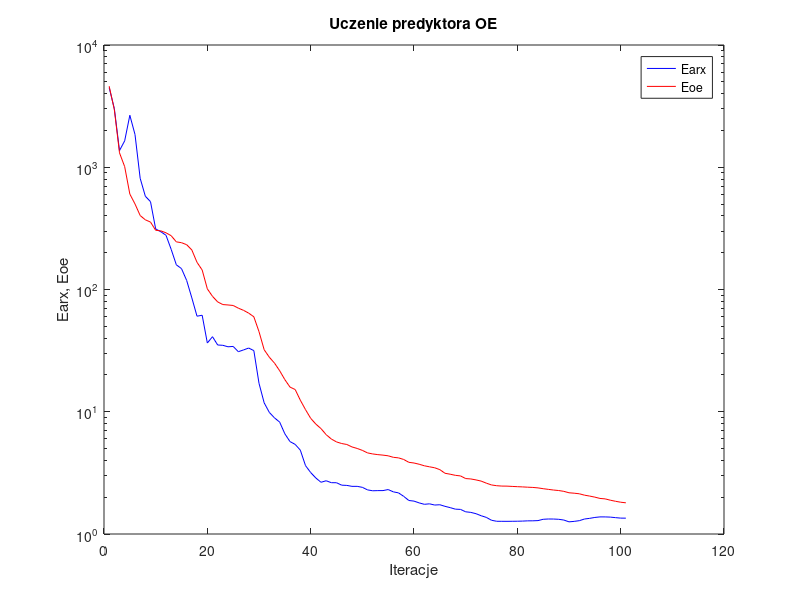
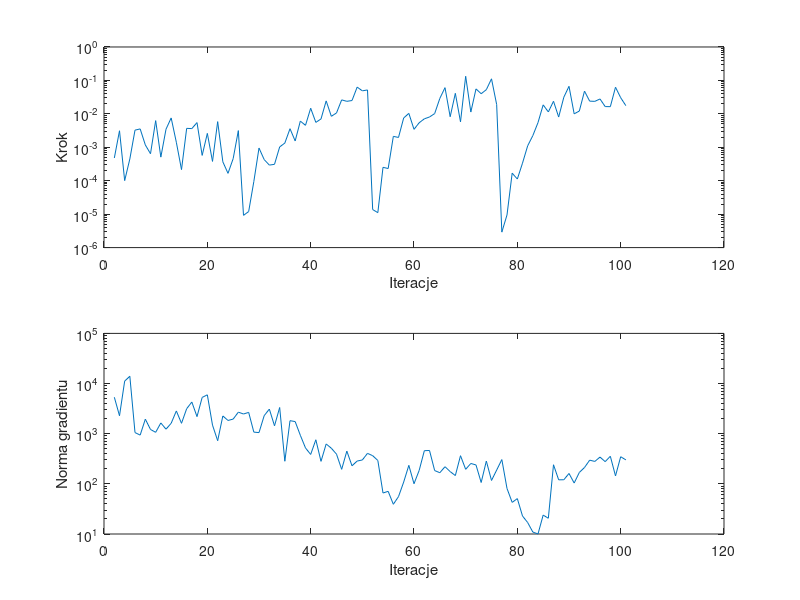

The MATLAB source for these figures, in order:
%uczenie predyktora oe
clear all;
n=0; farx(n+1)=4.481194e+003; foe(n+1)=4.605220e+003; wspucz(n+1)=0.000000e+000; ng(n+1)=0.000000e+000;
%odnowa zmiennej metryki
n=1; farx(n+1)=3.020144e+003; foe(n+1)=2.955353e+003; krok(n+1)=4.792372e-004; ng(n+1)=5.333520e+003;
n=2; farx(n+1)=1.369449e+003; foe(n+1)=1.312052e+003; krok(n+1)=3.122142e-003; ng(n+1)=2.278798e+003;
n=3; farx(n+1)=1.644219e+003; foe(n+1)=1.011490e+003; krok(n+1)=1.007837e-004; ng(n+1)=1.119791e+004;
n=4; farx(n+1)=2.661785e+003; foe(n+1)=6.034751e+002; krok(n+1)=4.477301e-004; ng(n+1)=1.396222e+004;
n=5; farx(n+1)=1.852907e+003; foe(n+1)=5.008834e+002; krok(n+1)=3.256982e-003; ng(n+1)=1.052952e+003;
n=6; farx(n+1)=8.123278e+002; foe(n+1)=4.027404e+002; krok(n+1)=3.544455e-003; ng(n+1)=9.378385e+002;
n=7; farx(n+1)=5.792922e+002; foe(n+1)=3.715678e+002; krok(n+1)=1.174683e-003; ng(n+1)=1.950812e+003;
n=8; farx(n+1)=5.230126e+002; foe(n+1)=3.561527e+002; krok(n+1)=6.421814e-004; ng(n+1)=1.214166e+003;
n=9; farx(n+1)=3.129281e+002; foe(n+1)=3.050864e+002; krok(n+1)=6.273397e-003; ng(n+1)=1.065574e+003;
n=10; farx(n+1)=2.967882e+002; foe(n+1)=3.017660e+002; krok(n+1)=5.080539e-004; ng(n+1)=1.638585e+003;
n=11; farx(n+1)=2.777508e+002; foe(n+1)=2.909742e+002; krok(n+1)=3.470726e-003; ng(n+1)=1.230545e+003;
n=12; farx(n+1)=2.130935e+002; foe(n+1)=2.753986e+002; krok(n+1)=7.558357e-003; ng(n+1)=1.612566e+003;
n=13; farx(n+1)=1.592220e+002; foe(n+1)=2.453134e+002; krok(n+1)=1.413750e-003; ng(n+1)=2.843068e+003;
n=14; farx(n+1)=1.481978e+002; foe(n+1)=2.414957e+002; krok(n+1)=2.151482e-004; ng(n+1)=1.611202e+003;
n=15; farx(n+1)=1.185668e+002; foe(n+1)=2.325576e+002; krok(n+1)=3.683227e-003; ng(n+1)=3.151004e+003;
n=16; farx(n+1)=8.541296e+001; foe(n+1)=2.104793e+002; krok(n+1)=3.625910e-003; ng(n+1)=4.277511e+003;
n=17; farx(n+1)=6.048726e+001; foe(n+1)=1.668435e+002; krok(n+1)=5.478088e-003; ng(n+1)=2.190649e+003;
n=18; farx(n+1)=6.157698e+001; foe(n+1)=1.444069e+002; krok(n+1)=5.720452e-004; ng(n+1)=5.288077e+003;
n=19; farx(n+1)=3.649918e+001; foe(n+1)=1.012125e+002; krok(n+1)=2.604174e-003; ng(n+1)=5.957559e+003;
n=20; farx(n+1)=4.111293e+001; foe(n+1)=8.792803e+001; krok(n+1)=3.781330e-004; ng(n+1)=1.484134e+003;
n=21; farx(n+1)=3.516557e+001; foe(n+1)=7.915311e+001; krok(n+1)=5.852382e-003; ng(n+1)=7.247126e+002;
n=22; farx(n+1)=3.495740e+001; foe(n+1)=7.529499e+001; krok(n+1)=3.678122e-004; ng(n+1)=2.259551e+003;
n=23; farx(n+1)=3.399600e+001; foe(n+1)=7.473774e+001; krok(n+1)=1.661929e-004; ng(n+1)=1.836359e+003;
n=24; farx(n+1)=3.422373e+001; foe(n+1)=7.401800e+001; krok(n+1)=4.576195e-004; ng(n+1)=1.955944e+003;
n=25; farx(n+1)=3.099127e+001; foe(n+1)=7.037872e+001; krok(n+1)=3.157424e-003; ng(n+1)=2.687824e+003;
%odnowa zmiennej metryki
n=26; farx(n+1)=3.203808e+001; foe(n+1)=6.755877e+001; krok(n+1)=9.217968e-006; ng(n+1)=2.471079e+003;
n=27; farx(n+1)=3.320267e+001; foe(n+1)=6.409015e+001; krok(n+1)=1.197415e-005; ng(n+1)=2.658607e+003;
n=28; farx(n+1)=3.163604e+001; foe(n+1)=5.983111e+001; krok(n+1)=9.487191e-005; ng(n+1)=1.075389e+003;
n=29; farx(n+1)=1.708854e+001; foe(n+1)=4.521336e+001; krok(n+1)=9.497806e-004; ng(n+1)=1.051537e+003;
n=30; farx(n+1)=1.182828e+001; foe(n+1)=3.215789e+001; krok(n+1)=4.297012e-004; ng(n+1)=2.284552e+003;
n=31; farx(n+1)=9.873602e+000; foe(n+1)=2.792269e+001; krok(n+1)=2.933115e-004; ng(n+1)=3.095690e+003;
n=32; farx(n+1)=8.911736e+000; foe(n+1)=2.499792e+001; krok(n+1)=3.095029e-004; ng(n+1)=1.436870e+003;
n=33; farx(n+1)=8.226733e+000; foe(n+1)=2.165629e+001; krok(n+1)=1.024167e-003; ng(n+1)=3.329045e+003;
n=34; farx(n+1)=6.603688e+000; foe(n+1)=1.831762e+001; krok(n+1)=1.338974e-003; ng(n+1)=2.823663e+002;
n=35; farx(n+1)=5.699777e+000; foe(n+1)=1.591254e+001; krok(n+1)=3.595838e-003; ng(n+1)=1.818728e+003;
n=36; farx(n+1)=5.408912e+000; foe(n+1)=1.520033e+001; krok(n+1)=1.548092e-003; ng(n+1)=1.744289e+003;
n=37; farx(n+1)=4.851082e+000; foe(n+1)=1.242443e+001; krok(n+1)=6.065270e-003; ng(n+1)=9.294380e+002;
n=38; farx(n+1)=3.626843e+000; foe(n+1)=1.041070e+001; krok(n+1)=4.539152e-003; ng(n+1)=5.195864e+002;
n=39; farx(n+1)=3.183377e+000; foe(n+1)=8.839907e+000; krok(n+1)=1.473291e-002; ng(n+1)=3.857661e+002;
n=40; farx(n+1)=2.871533e+000; foe(n+1)=7.926289e+000; krok(n+1)=5.557598e-003; ng(n+1)=7.568591e+002;
n=41; farx(n+1)=2.649378e+000; foe(n+1)=7.279346e+000; krok(n+1)=7.032104e-003; ng(n+1)=2.810223e+002;
n=42; farx(n+1)=2.726279e+000; foe(n+1)=6.494882e+000; krok(n+1)=2.439969e-002; ng(n+1)=6.240968e+002;
n=43; farx(n+1)=2.628681e+000; foe(n+1)=5.983871e+000; krok(n+1)=8.443488e-003; ng(n+1)=5.131796e+002;
n=44; farx(n+1)=2.627120e+000; foe(n+1)=5.665388e+000; krok(n+1)=1.064021e-002; ng(n+1)=3.911415e+002;
n=45; farx(n+1)=2.508971e+000; foe(n+1)=5.496849e+000; krok(n+1)=2.617232e-002; ng(n+1)=1.946634e+002;
n=46; farx(n+1)=2.498066e+000; foe(n+1)=5.398497e+000; krok(n+1)=2.369912e-002; ng(n+1)=4.492867e+002;
n=47; farx(n+1)=2.453205e+000; foe(n+1)=5.154385e+000; krok(n+1)=2.502768e-002; ng(n+1)=2.292209e+002;
n=48; farx(n+1)=2.453712e+000; foe(n+1)=5.010227e+000; krok(n+1)=6.306675e-002; ng(n+1)=2.848805e+002;
n=49; farx(n+1)=2.408536e+000; foe(n+1)=4.831605e+000; krok(n+1)=4.879939e-002; ng(n+1)=2.993863e+002;
n=50; farx(n+1)=2.295851e+000; foe(n+1)=4.607923e+000; krok(n+1)=5.184392e-002; ng(n+1)=4.053214e+002;
%odnowa zmiennej metryki
n=51; farx(n+1)=2.257625e+000; foe(n+1)=4.517806e+000; krok(n+1)=1.372904e-005; ng(n+1)=3.647531e+002;
n=52; farx(n+1)=2.264402e+000; foe(n+1)=4.459566e+000; krok(n+1)=1.109569e-005; ng(n+1)=2.924666e+002;
n=53; farx(n+1)=2.265460e+000; foe(n+1)=4.417615e+000; krok(n+1)=2.517331e-004; ng(n+1)=6.565985e+001;
n=54; farx(n+1)=2.309826e+000; foe(n+1)=4.362101e+000; krok(n+1)=2.315391e-004; ng(n+1)=7.094270e+001;
n=55; farx(n+1)=2.211980e+000; foe(n+1)=4.239476e+000; krok(n+1)=2.120860e-003; ng(n+1)=3.913558e+001;
n=56; farx(n+1)=2.169950e+000; foe(n+1)=4.196126e+000; krok(n+1)=1.970836e-003; ng(n+1)=5.568730e+001;
n=57; farx(n+1)=2.032845e+000; foe(n+1)=4.070927e+000; krok(n+1)=7.517453e-003; ng(n+1)=1.083939e+002;
n=58; farx(n+1)=1.880282e+000; foe(n+1)=3.858323e+000; krok(n+1)=1.033570e-002; ng(n+1)=2.338610e+002;
n=59; farx(n+1)=1.857998e+000; foe(n+1)=3.808478e+000; krok(n+1)=3.442236e-003; ng(n+1)=1.005389e+002;
n=60; farx(n+1)=1.796790e+000; foe(n+1)=3.720906e+000; krok(n+1)=5.414124e-003; ng(n+1)=1.852741e+002;
n=61; farx(n+1)=1.749442e+000; foe(n+1)=3.614494e+000; krok(n+1)=7.100804e-003; ng(n+1)=4.580562e+002;
n=62; farx(n+1)=1.765528e+000; foe(n+1)=3.545489e+000; krok(n+1)=8.053672e-003; ng(n+1)=4.632797e+002;
n=63; farx(n+1)=1.725459e+000; foe(n+1)=3.481975e+000; krok(n+1)=1.019133e-002; ng(n+1)=1.838968e+002;
n=64; farx(n+1)=1.735370e+000; foe(n+1)=3.361085e+000; krok(n+1)=2.900728e-002; ng(n+1)=1.668197e+002;
n=65; farx(n+1)=1.683848e+000; foe(n+1)=3.138993e+000; krok(n+1)=6.079450e-002; ng(n+1)=2.197292e+002;
n=66; farx(n+1)=1.643426e+000; foe(n+1)=3.084057e+000; krok(n+1)=8.202462e-003; ng(n+1)=1.755472e+002;
n=67; farx(n+1)=1.597014e+000; foe(n+1)=3.020035e+000; krok(n+1)=4.109961e-002; ng(n+1)=1.463362e+002;
n=68; farx(n+1)=1.589493e+000; foe(n+1)=2.986170e+000; krok(n+1)=5.770731e-003; ng(n+1)=3.643159e+002;
n=69; farx(n+1)=1.519266e+000; foe(n+1)=2.841418e+000; krok(n+1)=1.329492e-001; ng(n+1)=1.950548e+002;
n=70; farx(n+1)=1.502448e+000; foe(n+1)=2.820141e+000; krok(n+1)=1.131031e-002; ng(n+1)=2.549984e+002;
n=71; farx(n+1)=1.465930e+000; foe(n+1)=2.769917e+000; krok(n+1)=5.576355e-002; ng(n+1)=2.380416e+002;
n=72; farx(n+1)=1.410560e+000; foe(n+1)=2.708871e+000; krok(n+1)=4.000365e-002; ng(n+1)=1.064272e+002;
n=73; farx(n+1)=1.367146e+000; foe(n+1)=2.605260e+000; krok(n+1)=5.286105e-002; ng(n+1)=2.846749e+002;
n=74; farx(n+1)=1.295458e+000; foe(n+1)=2.519250e+000; krok(n+1)=1.116954e-001; ng(n+1)=1.168748e+002;
n=75; farx(n+1)=1.270812e+000; foe(n+1)=2.483163e+000; krok(n+1)=1.893212e-002; ng(n+1)=1.883774e+002;
%odnowa zmiennej metryki
n=76; farx(n+1)=1.270121e+000; foe(n+1)=2.466251e+000; krok(n+1)=2.900558e-006; ng(n+1)=3.047804e+002;
n=77; farx(n+1)=1.269642e+000; foe(n+1)=2.463718e+000; krok(n+1)=9.479621e-006; ng(n+1)=8.087752e+001;
n=78; farx(n+1)=1.270746e+000; foe(n+1)=2.450517e+000; krok(n+1)=1.681794e-004; ng(n+1)=4.270844e+001;
n=79; farx(n+1)=1.272132e+000; foe(n+1)=2.438626e+000; krok(n+1)=1.123689e-004; ng(n+1)=5.075239e+001;
n=80; farx(n+1)=1.275284e+000; foe(n+1)=2.428253e+000; krok(n+1)=3.355212e-004; ng(n+1)=2.287680e+001;
n=81; farx(n+1)=1.281208e+000; foe(n+1)=2.414971e+000; krok(n+1)=1.106947e-003; ng(n+1)=1.691982e+001;
n=82; farx(n+1)=1.282055e+000; foe(n+1)=2.404194e+000; krok(n+1)=2.237201e-003; ng(n+1)=1.093334e+001;
n=83; farx(n+1)=1.287162e+000; foe(n+1)=2.383341e+000; krok(n+1)=5.478088e-003; ng(n+1)=1.002027e+001;
n=84; farx(n+1)=1.319516e+000; foe(n+1)=2.347757e+000; krok(n+1)=1.856226e-002; ng(n+1)=2.382693e+001;
n=85; farx(n+1)=1.326701e+000; foe(n+1)=2.318027e+000; krok(n+1)=1.142218e-002; ng(n+1)=2.062806e+001;
n=86; farx(n+1)=1.325698e+000; foe(n+1)=2.289288e+000; krok(n+1)=2.378798e-002; ng(n+1)=2.402864e+002;
n=87; farx(n+1)=1.319152e+000; foe(n+1)=2.267776e+000; krok(n+1)=8.029022e-003; ng(n+1)=1.202714e+002;
n=88; farx(n+1)=1.300907e+000; foe(n+1)=2.233029e+000; krok(n+1)=3.153338e-002; ng(n+1)=1.206974e+002;
n=89; farx(n+1)=1.257340e+000; foe(n+1)=2.173935e+000; krok(n+1)=6.659479e-002; ng(n+1)=1.611673e+002;
n=90; farx(n+1)=1.268544e+000; foe(n+1)=2.156620e+000; krok(n+1)=1.000091e-002; ng(n+1)=1.038290e+002;
n=91; farx(n+1)=1.285563e+000; foe(n+1)=2.133024e+000; krok(n+1)=1.214548e-002; ng(n+1)=1.687920e+002;
n=92; farx(n+1)=1.326323e+000; foe(n+1)=2.077987e+000; krok(n+1)=4.785362e-002; ng(n+1)=2.118487e+002;
n=93; farx(n+1)=1.342917e+000; foe(n+1)=2.043004e+000; krok(n+1)=2.399905e-002; ng(n+1)=2.966461e+002;
n=94; farx(n+1)=1.365912e+000; foe(n+1)=2.002568e+000; krok(n+1)=2.366103e-002; ng(n+1)=2.799932e+002;
n=95; farx(n+1)=1.380220e+000; foe(n+1)=1.954183e+000; krok(n+1)=2.788178e-002; ng(n+1)=3.418793e+002;
n=96; farx(n+1)=1.379697e+000; foe(n+1)=1.937690e+000; krok(n+1)=1.650423e-002; ng(n+1)=2.771825e+002;
n=97; farx(n+1)=1.374606e+000; foe(n+1)=1.890133e+000; krok(n+1)=1.640862e-002; ng(n+1)=3.546529e+002;
n=98; farx(n+1)=1.360907e+000; foe(n+1)=1.852256e+000; krok(n+1)=6.260022e-002; ng(n+1)=1.439957e+002;
n=99; farx(n+1)=1.349004e+000; foe(n+1)=1.819824e+000; krok(n+1)=3.045281e-002; ng(n+1)=3.471464e+002;
n=100; farx(n+1)=1.347553e+000; foe(n+1)=1.799588e+000; krok(n+1)=1.759944e-002; ng(n+1)=3.010262e+002;

figure; semilogy(farx,'b'); hold on; semilogy(foe,'r'); xlabel('Iteracje'); ylabel('Earx, Eoe'); legend('Earx','Eoe'); title('Uczenie predyktora OE');
figure; subplot(2,1,1); semilogy(krok); xlabel('Iteracje'); ylabel('Krok');
subplot(2,1,2); semilogy(ng); xlabel('Iteracje'); ylabel('Norma gradientu');
Earx=farx(n+1)
Eoe=foe(n+1)
